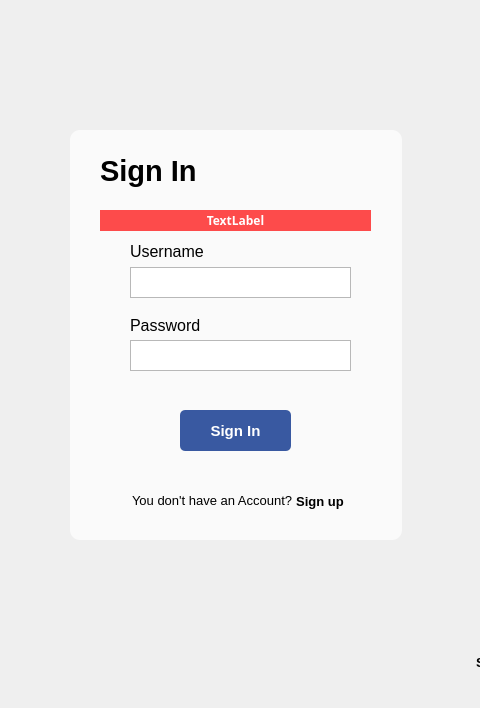
<?xml version="1.0" encoding="UTF-8"?>
<ui version="4.0">
 <class>login</class>
 <widget class="QWidget" name="login">
  <property name="geometry">
   <rect>
    <x>0</x>
    <y>0</y>
    <width>480</width>
    <height>708</height>
   </rect>
  </property>
  <property name="windowTitle">
   <string>Form</string>
  </property>
  <widget class="QLabel" name="background">
   <property name="geometry">
    <rect>
     <x>0</x>
     <y>0</y>
     <width>480</width>
     <height>708</height>
    </rect>
   </property>
   <property name="autoFillBackground">
    <bool>false</bool>
   </property>
   <property name="styleSheet">
    <string notr="true">background-image: url(:/res/login_ui.png);
</string>
   </property>
   <property name="text">
    <string/>
   </property>
   <property name="scaledContents">
    <bool>true</bool>
   </property>
  </widget>
  <widget class="QLabel" name="label_2">
   <property name="geometry">
    <rect>
     <x>70</x>
     <y>130</y>
     <width>332</width>
     <height>410</height>
    </rect>
   </property>
   <property name="styleSheet">
    <string notr="true">background-color: rgba(255, 255, 255, 0.7);
border-radius: 10px;</string>
   </property>
   <property name="text">
    <string/>
   </property>
  </widget>
  <widget class="QLabel" name="label_3">
   <property name="geometry">
    <rect>
     <x>100</x>
     <y>150</y>
     <width>111</width>
     <height>41</height>
    </rect>
   </property>
   <property name="font">
    <font>
     <pointsize>22</pointsize>
     <bold>true</bold>
    </font>
   </property>
   <property name="text">
    <string>Sign In</string>
   </property>
  </widget>
  <widget class="QPlainTextEdit" name="email_edit">
   <property name="geometry">
    <rect>
     <x>130</x>
     <y>267</y>
     <width>221</width>
     <height>31</height>
    </rect>
   </property>
  </widget>
  <widget class="QLabel" name="label_4">
   <property name="geometry">
    <rect>
     <x>130</x>
     <y>241</y>
     <width>81</width>
     <height>21</height>
    </rect>
   </property>
   <property name="font">
    <font>
     <pointsize>12</pointsize>
    </font>
   </property>
   <property name="text">
    <string>Username</string>
   </property>
  </widget>
  <widget class="QPlainTextEdit" name="password_edit">
   <property name="geometry">
    <rect>
     <x>130</x>
     <y>340</y>
     <width>221</width>
     <height>31</height>
    </rect>
   </property>
  </widget>
  <widget class="QLabel" name="label_5">
   <property name="geometry">
    <rect>
     <x>130</x>
     <y>315</y>
     <width>71</width>
     <height>21</height>
    </rect>
   </property>
   <property name="font">
    <font>
     <pointsize>12</pointsize>
    </font>
   </property>
   <property name="text">
    <string>Password</string>
   </property>
  </widget>
  <widget class="QPushButton" name="btnSisgnIn">
   <property name="geometry">
    <rect>
     <x>180</x>
     <y>410</y>
     <width>111</width>
     <height>41</height>
    </rect>
   </property>
   <property name="font">
    <font>
     <pointsize>11</pointsize>
     <bold>true</bold>
    </font>
   </property>
   <property name="styleSheet">
    <string notr="true">background-color: #3959a1;
border-radius: 5px;
color:white;</string>
   </property>
   <property name="text">
    <string>Sign In</string>
   </property>
  </widget>
  <widget class="QLabel" name="label_6">
   <property name="geometry">
    <rect>
     <x>132</x>
     <y>490</y>
     <width>161</width>
     <height>21</height>
    </rect>
   </property>
   <property name="font">
    <font>
     <pointsize>10</pointsize>
    </font>
   </property>
   <property name="text">
    <string>You don't have an Account?</string>
   </property>
  </widget>
  <widget class="QPushButton" name="btnSignup">
   <property name="geometry">
    <rect>
     <x>280</x>
     <y>489</y>
     <width>80</width>
     <height>24</height>
    </rect>
   </property>
   <property name="font">
    <font>
     <pointsize>10</pointsize>
     <bold>true</bold>
    </font>
   </property>
   <property name="styleSheet">
    <string notr="true">background-color: transparent; border: none; color: black;</string>
   </property>
   <property name="text">
    <string>Sign up</string>
   </property>
  </widget>
  <widget class="QLabel" name="error_label">
   <property name="geometry">
    <rect>
     <x>100</x>
     <y>210</y>
     <width>271</width>
     <height>21</height>
    </rect>
   </property>
   <property name="font">
    <font>
     <family>Segoe MDL2 Assets</family>
     <bold>true</bold>
    </font>
   </property>
   <property name="styleSheet">
    <string notr="true">background-color: rgba(255, 0, 0, 0.7);
 color: white;
 text-align: center;</string>
   </property>
   <property name="text">
    <string>TextLabel</string>
   </property>
   <property name="alignment">
    <set>Qt::AlignCenter</set>
   </property>
  </widget>
  <widget class="QPushButton" name="btnSignup_2">
   <property name="geometry">
    <rect>
     <x>460</x>
     <y>650</y>
     <width>80</width>
     <height>24</height>
    </rect>
   </property>
   <property name="font">
    <font>
     <pointsize>10</pointsize>
     <bold>true</bold>
    </font>
   </property>
   <property name="styleSheet">
    <string notr="true">background-color: transparent; border: none; color: black;</string>
   </property>
   <property name="text">
    <string>Sign up</string>
   </property>
  </widget>
 </widget>
 <resources/>
 <connections/>
</ui>
